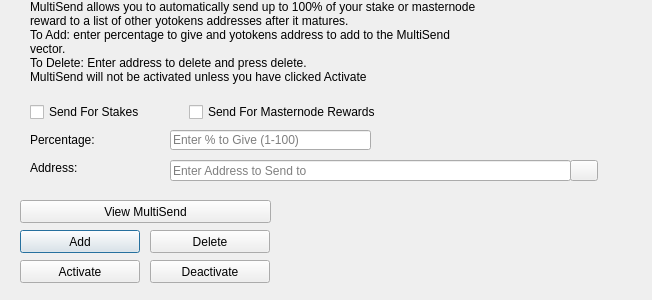
<?xml version="1.0" encoding="UTF-8"?>
<ui version="4.0">
 <class>MultiSendDialog</class>
 <widget class="QDialog" name="MultiSendDialog">
  <property name="windowModality">
   <enum>Qt::NonModal</enum>
  </property>
  <property name="geometry">
   <rect>
    <x>0</x>
    <y>0</y>
    <width>652</width>
    <height>300</height>
   </rect>
  </property>
  <property name="windowTitle">
   <string>MultiSend</string>
  </property>
  <widget class="QLineEdit" name="multiSendPercentEdit">
   <property name="geometry">
    <rect>
     <x>170</x>
     <y>130</y>
     <width>201</width>
     <height>20</height>
    </rect>
   </property>
   <property name="toolTip">
    <string>Enter whole numbers 1 - 100</string>
   </property>
   <property name="placeholderText">
    <string>Enter % to Give (1-100)</string>
   </property>
  </widget>
  <widget class="QLineEdit" name="multiSendAddressEdit">
   <property name="geometry">
    <rect>
     <x>170</x>
     <y>160</y>
     <width>401</width>
     <height>21</height>
    </rect>
   </property>
   <property name="toolTip">
    <string/>
   </property>
   <property name="placeholderText">
    <string>Enter Address to Send to</string>
   </property>
  </widget>
  <widget class="QLabel" name="label_2">
   <property name="geometry">
    <rect>
     <x>30</x>
     <y>0</y>
     <width>451</width>
     <height>121</height>
    </rect>
   </property>
   <property name="lineWidth">
    <number>1</number>
   </property>
   <property name="text">
    <string>MultiSend allows you to automatically send up to 100% of your stake or masternode reward to a list of other yotokens addresses after it matures.
To Add: enter percentage to give and yotokens address to add to the MultiSend vector.
To Delete: Enter address to delete and press delete.
MultiSend will not be activated unless you have clicked Activate</string>
   </property>
   <property name="alignment">
    <set>Qt::AlignLeading|Qt::AlignLeft|Qt::AlignTop</set>
   </property>
   <property name="wordWrap">
    <bool>true</bool>
   </property>
  </widget>
  <widget class="QLabel" name="message">
   <property name="geometry">
    <rect>
     <x>290</x>
     <y>200</y>
     <width>351</width>
     <height>91</height>
    </rect>
   </property>
   <property name="text">
    <string/>
   </property>
  </widget>
  <widget class="QPushButton" name="addButton">
   <property name="geometry">
    <rect>
     <x>20</x>
     <y>230</y>
     <width>120</width>
     <height>23</height>
    </rect>
   </property>
   <property name="toolTip">
    <string/>
   </property>
   <property name="statusTip">
    <string>Add to MultiSend Vector</string>
   </property>
   <property name="text">
    <string>Add</string>
   </property>
  </widget>
  <widget class="QPushButton" name="disableButton">
   <property name="geometry">
    <rect>
     <x>150</x>
     <y>260</y>
     <width>120</width>
     <height>23</height>
    </rect>
   </property>
   <property name="statusTip">
    <string>Deactivate MultiSend</string>
   </property>
   <property name="text">
    <string>Deactivate</string>
   </property>
  </widget>
  <widget class="QPushButton" name="addressBookButton">
   <property name="geometry">
    <rect>
     <x>570</x>
     <y>160</y>
     <width>28</width>
     <height>21</height>
    </rect>
   </property>
   <property name="toolTip">
    <string>Choose an address from the address book</string>
   </property>
   <property name="text">
    <string/>
   </property>
   <property name="icon">
    <iconset resource="../yotokens.qrc">
     <normaloff>:/icons/address-book</normaloff>:/icons/address-book</iconset>
   </property>
   <property name="shortcut">
    <string>Alt+A</string>
   </property>
   <property name="autoDefault">
    <bool>false</bool>
   </property>
  </widget>
  <widget class="QLabel" name="label">
   <property name="geometry">
    <rect>
     <x>30</x>
     <y>130</y>
     <width>121</width>
     <height>20</height>
    </rect>
   </property>
   <property name="toolTip">
    <string>Percentage of stake to send</string>
   </property>
   <property name="text">
    <string>Percentage:</string>
   </property>
  </widget>
  <widget class="QLabel" name="label_5">
   <property name="geometry">
    <rect>
     <x>30</x>
     <y>160</y>
     <width>111</width>
     <height>16</height>
    </rect>
   </property>
   <property name="toolTip">
    <string>Address to send portion of stake to</string>
   </property>
   <property name="text">
    <string>Address:</string>
   </property>
  </widget>
  <widget class="QPushButton" name="deleteButton">
   <property name="geometry">
    <rect>
     <x>150</x>
     <y>230</y>
     <width>120</width>
     <height>23</height>
    </rect>
   </property>
   <property name="toolTip">
    <string/>
   </property>
   <property name="statusTip">
    <string>Delete Address From MultiSend Vector</string>
   </property>
   <property name="text">
    <string>Delete</string>
   </property>
  </widget>
  <widget class="QPushButton" name="activateButton">
   <property name="geometry">
    <rect>
     <x>20</x>
     <y>260</y>
     <width>120</width>
     <height>23</height>
    </rect>
   </property>
   <property name="statusTip">
    <string>Activate MultiSend</string>
   </property>
   <property name="text">
    <string>Activate</string>
   </property>
  </widget>
  <widget class="QPushButton" name="viewButton">
   <property name="geometry">
    <rect>
     <x>20</x>
     <y>200</y>
     <width>251</width>
     <height>23</height>
    </rect>
   </property>
   <property name="toolTip">
    <string/>
   </property>
   <property name="statusTip">
    <string>View MultiSend Vector</string>
   </property>
   <property name="text">
    <string>View MultiSend</string>
   </property>
  </widget>
  <widget class="QWidget" name="horizontalLayoutWidget">
   <property name="geometry">
    <rect>
     <x>30</x>
     <y>100</y>
     <width>351</width>
     <height>24</height>
    </rect>
   </property>
   <layout class="QHBoxLayout" name="horizontalLayout">
    <item>
     <widget class="QCheckBox" name="multiSendStakeCheckBox">
      <property name="text">
       <string>Send For Stakes</string>
      </property>
     </widget>
    </item>
    <item>
     <widget class="QCheckBox" name="multiSendMasternodeCheckBox">
      <property name="text">
       <string>Send For Masternode Rewards</string>
      </property>
     </widget>
    </item>
   </layout>
  </widget>
 </widget>
 <resources>
  <include location="../yotokens.qrc"/>
 </resources>
 <connections/>
</ui>
